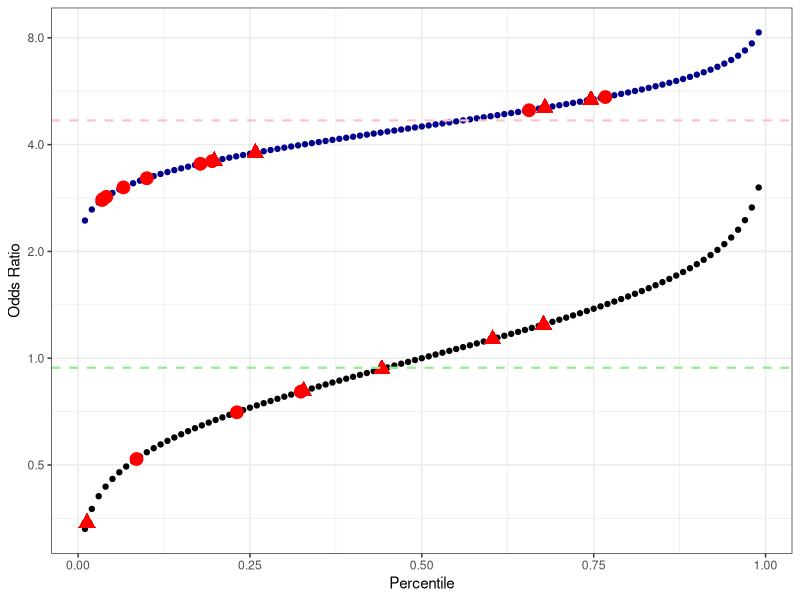
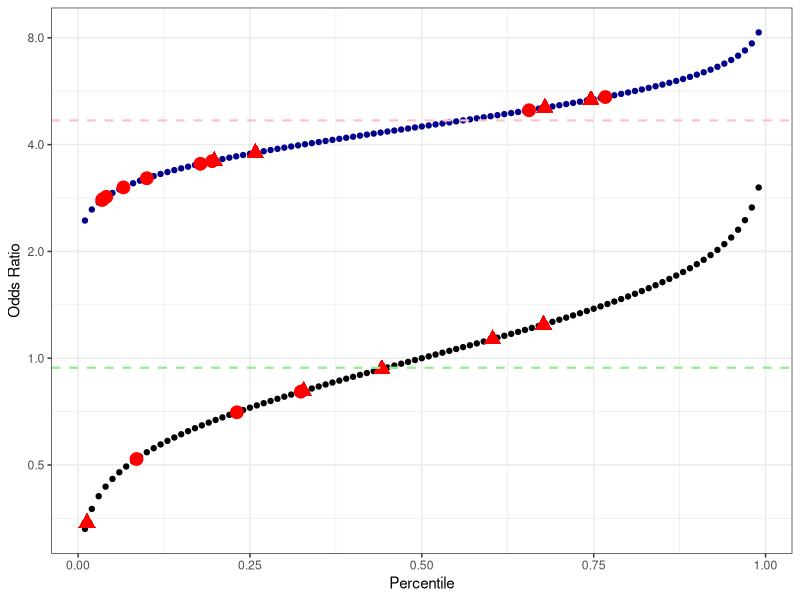

Generate these figures, in order, with R:
library(data.table)
library(dplyr)
library(ggplot2)

## with brca

## embryo simulation results

emb <- fread("./data/indivbrca_data_noids.csv")

## with original beta

emb <- emb %>%
    mutate(logOdds = beta_PRS*resid_zscore_EUR) %>%
    mutate(OR = exp(logOdds)*gene_OR)


df2 <- data.frame(percentile=rep(seq(.01, .99, by=.01), 2),
                  BRCA1_variant=c(rep(0, 99), rep(1, 99)),
                  Gene_Odds_Ratio=c(rep(1, 99), rep(4.5, 99)),
                  beta=c(rep(emb$beta_PRS[emb$BRCA=="negative"][1], 99),
                         rep(emb$beta_PRS[emb$BRCA=="positive"][1], 99)
                         )
                  )

df2 <- df2 %>%
    mutate(zscore = qnorm(percentile)) %>%
    mutate(OR = exp(zscore*beta)*Gene_Odds_Ratio)


### plot

ggplot() +
    geom_point(data=df2, aes(percentile, OR, color=factor(BRCA1_variant))) +
    scale_color_manual(values=c("black", "darkblue", "red", "red")) +
    geom_point(data=emb, aes(resid_percentile, OR, color=sex, shape=sex), size=4) +
    scale_shape_manual(values = c(19,17)) +
    scale_y_continuous(trans='log2') +
    geom_hline(yintercept=c(0.94, 1.04*4.5), linetype='dashed', color=c('lightgreen', 'pink'), size=0.75) +
    theme_bw() +
    theme(legend.position = "none") +
    xlab("Percentile") +
    ylab("Odds Ratio")


ggsave("fig2a.png", dpi=600)





